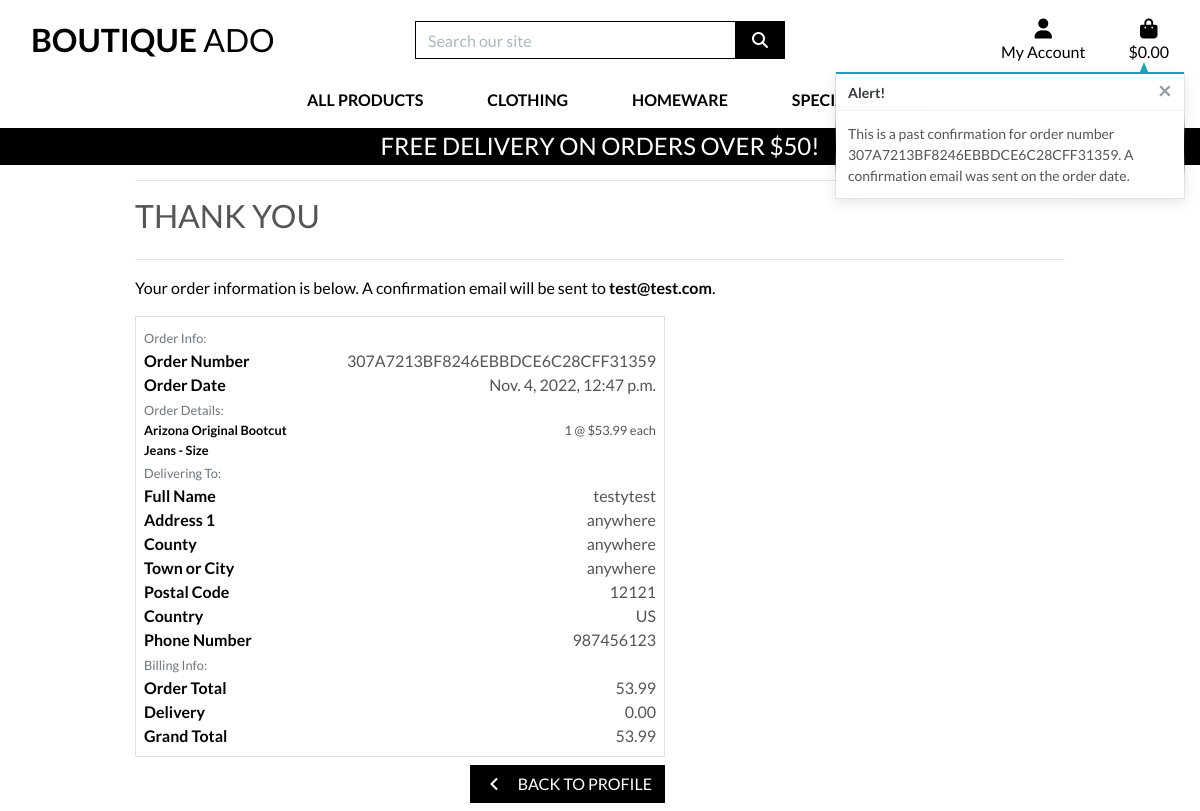
The app's page /profile/order_history/307A7213BF8246EBBDCE6C28CFF31359, older data.
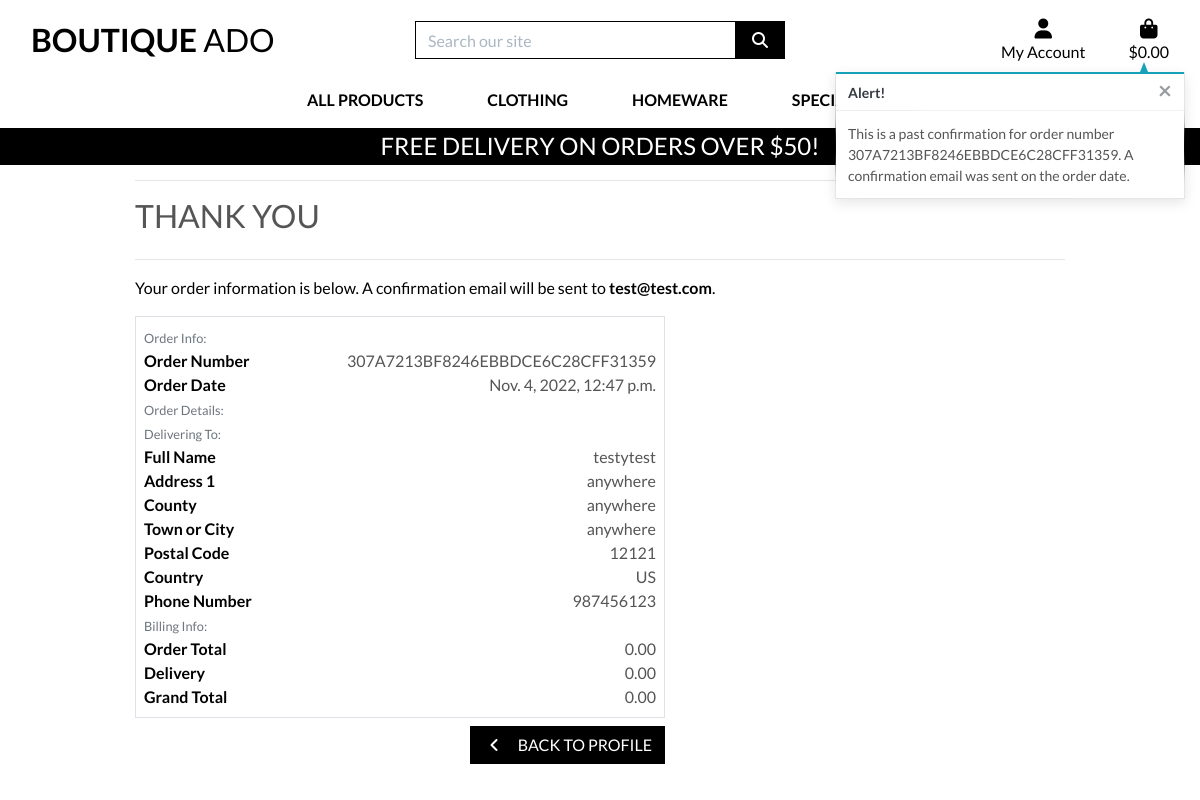
The same page, newer data.
### checkout/models.py (models this page shows, shortened)
class OrderLineItem(models.Model):
    order = models.ForeignKey(Order, null=False, blank=False, on_delete=models.CASCADE, related_name='lineitems')
    product = models.ForeignKey(Product, null=False, blank=False, on_delete=models.CASCADE)
    product_size = models.CharField(max_length=2, null=True, blank=True) # XS, S, M, L, XL
    quantity = models.IntegerField(null=False, blank=False, default=0)
    lineitem_total = models.DecimalField(max_digits=6, decimal_places=2, null=False, blank=False, editable=False)

class Order(models.Model):
    order_number = models.CharField(max_length=32, null=False, editable=False)
    user_profile = models.ForeignKey(UserProfile, on_delete=models.SET_NULL,
                                     null=True, blank=True, related_name='orders')
    full_name = models.CharField(max_length=50, null=False, blank=False)
    email = models.EmailField(max_length=254, null=False, blank=False)
    phone_number = models.CharField(max_length=20, null=False, blank=False)
    country = CountryField(blank_label='Country *', null=False, blank=False)
    postcode = models.CharField(max_length=20, null=True, blank=True)
    town_or_city = models.CharField(max_length=40, null=False, blank=False)
    street_address1 = models.CharField(max_length=80, null=False, blank=False)
    street_address2 = models.CharField(max_length=80, null=True, blank=True)
    county = models.CharField(max_length=80, null=True, blank=True)
    date = models.DateTimeField(auto_now_add=True)
    delivery_cost = models.DecimalField(max_digits=6, decimal_places=2, null=False, default=0)
    order_total = models.DecimalField(max_digits=10, decimal_places=2, null=False, default=0)
    grand_total = models.DecimalField(max_digits=10, decimal_places=2, null=False, default=0)
    original_bag = models.TextField(null=False, blank=False, default='')
    stripe_pid = models.CharField(max_length=254, null=False, blank=False, default='')

### products/models.py (models this page shows, shortened)
class Product(models.Model):
    category = models.ForeignKey('Category', null=True, blank=True, on_delete=models.SET_NULL)
    sku = models.CharField(max_length=254, null=True, blank=True)
    name = models.CharField(max_length=254)
    description = models.TextField()
    has_sizes = models.BooleanField(default=False, null=True, blank=True)
    price = models.DecimalField(max_digits=6, decimal_places=2)
    rating = models.DecimalField(max_digits=6, decimal_places=2, null=True, blank=True)
    image_url = models.URLField(max_length=1024, null=True, blank=True)
    image = models.ImageField(null=True, blank=True)

### profiles/views.py (the view)
# urls.py: path('order_history/<order_number>', views.order_history, name='order_history'),
def order_history(request, order_number):
    order = get_object_or_404(Order, order_number=order_number)
    messages.info(request, (
        f'This is a past confirmation for order number {order_number}. '
        'A confirmation email was sent on the order date.'
    ))
    template = 'checkout/checkout_success.html'
    context = {
        'order': order,
        'from_profile': True,
    }
    return render(request, template, context)

### bag/contexts.py (called while the page is built, shortened)
def bag_contents(request):
    bag_items = []
    total = 0
    product_count = 0
    bag = request.session.get('bag', {})
    if total < settings.FREE_DELIVERY_THRESHOLD:
        delivery = total * Decimal(settings.STANDARD_DELIVERY_PERCENTAGE / 100)
        free_delivery_delta = settings.FREE_DELIVERY_THRESHOLD - total
    else:
        delivery = 0
        free_delivery_delta = 0
    grand_total = delivery + total
    context = {
        'bag_items': bag_items,
        'total': total,
        'product_count': product_count,
        'delivery': delivery,
        'free_delivery_delta': free_delivery_delta,
        'free_delivery_threshold': settings.FREE_DELIVERY_THRESHOLD,
        'grand_total': grand_total,
    }
    return context

### checkout/templates/checkout/checkout_success.html (shortened to what the changed rows need)
{% extends "base.html" %}
{% load static %}
{% block extra_css %}
    <link rel="stylesheet" href="{% static 'checkout/css/checkout.css' %}">
{% endblock %}
{% block content %}
    <div class="container">
        <div class="row">
            <div class="col">
                <h2 class="logo-font mb-4">Thank You</h2>
                <p class="text-black">Your order information is below. A confirmation email will be sent to <strong>{{ order.email }}</strong>.</p>
            </div>
        </div>
        <div class="row">
            <div class="col-12 col-lg-7">
                <div class="order-confirmation-wrapper p-2 border">
                    <div class="row">
                        <div class="col-12 col-md-8 text-md-right">
                            <p class="mb-0">{{ order.order_number }}</p>
                        </div>
                    </div>
                    <div class="row">
                        <div class="col-12 col-md-8 text-md-right">
                            <p class="mb-0">{{ order.date }}</p>
                        </div>
                    </div>
                    {% for item in order.lineitems.all %}
                    <div class="row">
                        <div class="col-12 col-md-4">
                            <p class="small mb-0 text-black font-weight-bold">
                                {{ item.product.name }}{% if item.product_size %} - Size {{ item.product.size|upper }}{% endif %}
                            </p>
                        </div>
                        <div class="col-12 col-md-8 text-md-right">
                            <p class="small mb-0">{{ item.quantity }} @ ${{ item.product.price }} each</p>
                        </div>
                    </div>
                    {% endfor %}
                    <div class="row">
                        <div class="col-12 col-md-8 text-md-right">
                            <p class="mb-0">{{ order.full_name }}</p>
                        </div>
                    </div>
                    <div class="row">
                        <div class="col-12 col-md-8 text-md-right">
                            <p class="mb-0">{{ order.street_address1 }}</p>
                        </div>
                    </div>
                    {% if order.county %}
                    <div class="row">
                        <div class="col-12 col-md-4">
                            <p class="mb-0 text-black font-weight-bold">County</p>
                        </div>
                        <div class="col-12 col-md-8 text-md-right">
                            <p class="mb-0">{{ order.county }}</p>
                        </div>
                    </div>
                    {% endif %}
                    <div class="row">
                        <div class="col-12 col-md-8 text-md-right">
                            <p class="mb-0">{{ order.town_or_city }}</p>
                        </div>
                    </div>
                    {% if order.postcode %}
                    <div class="row">
                        <div class="col-12 col-md-4">
                            <p class="mb-0 text-black font-weight-bold">Postal Code</p>
                        </div>
                        <div class="col-12 col-md-8 text-md-right">
                            <p class="mb-0">{{ order.postcode }}</p>
                        </div>
                    </div>
                    {% endif %}
                    <div class="row">
                        <div class="col-12 col-md-8 text-md-right">
                            <p class="mb-0">{{ order.country }}</p>
                        </div>
                    </div>
                    <div class="row">
                        <div class="col-12 col-md-8 text-md-right">
                            <p class="mb-0">{{ order.phone_number }}</p>
                        </div>
                    </div>
                    <div class="row">
                        <div class="col-12 col-md-8 text-md-right">
                            <p class="mb-0">{{ order.order_total }}</p>
                        </div>
                    </div>
                    <div class="row">
                        <div class="col-12 col-md-8 text-md-right">
                            <p class="mb-0">{{ order.delivery_cost }}</p>
                        </div>
                    </div>
                    <div class="row">
                        <div class="col-12 col-md-8 text-md-right">
                            <p class="mb-0">{{ order.grand_total }}</p>
                        </div>
                    </div>
                </div>
            </div>
        </div>
    </div>
{% endblock %}

Row changes from the older to the newer data that the page shows:
removed OrderLineItem: product.name "Arizona Original Bootcut Jeans", quantity "1", product.price "53.99"
changed Order "test@test.com": order_total "53.99" → "0.00"; grand_total "53.99" → "0.00"
